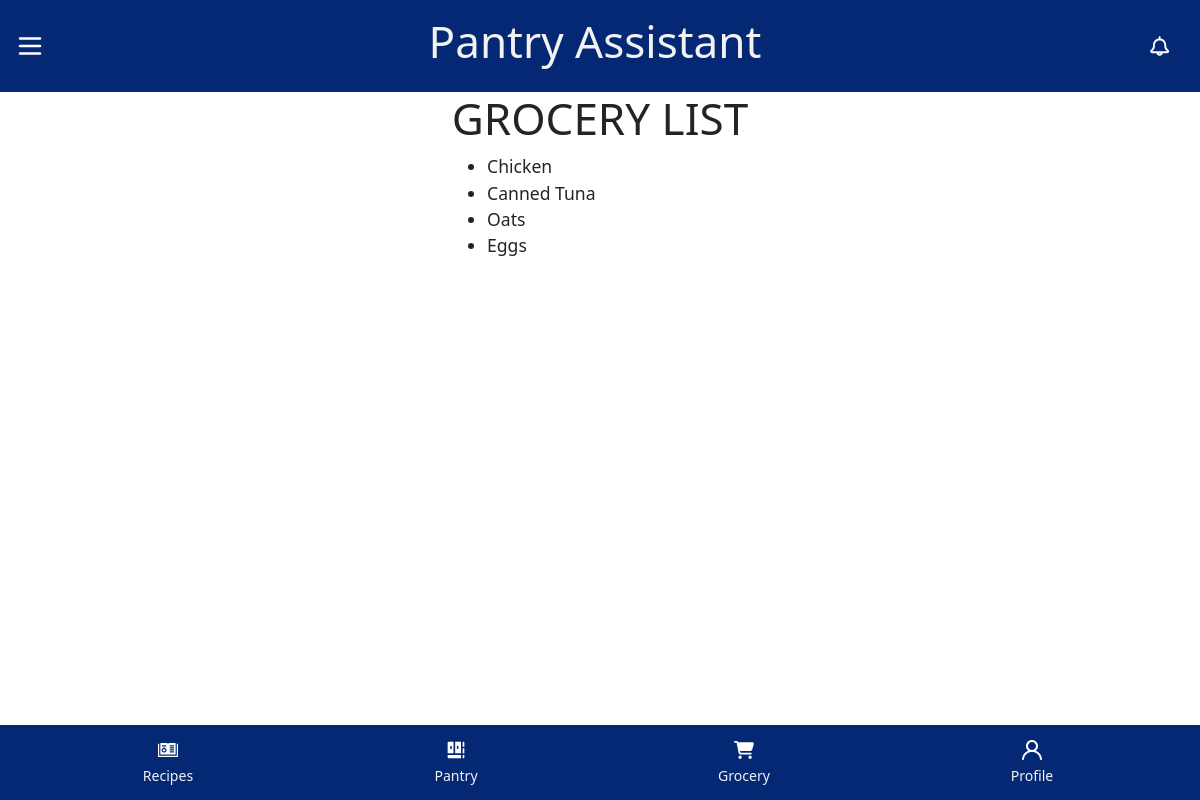
/grocery_list/ (signed in), run on an earlier commit of the app's database.
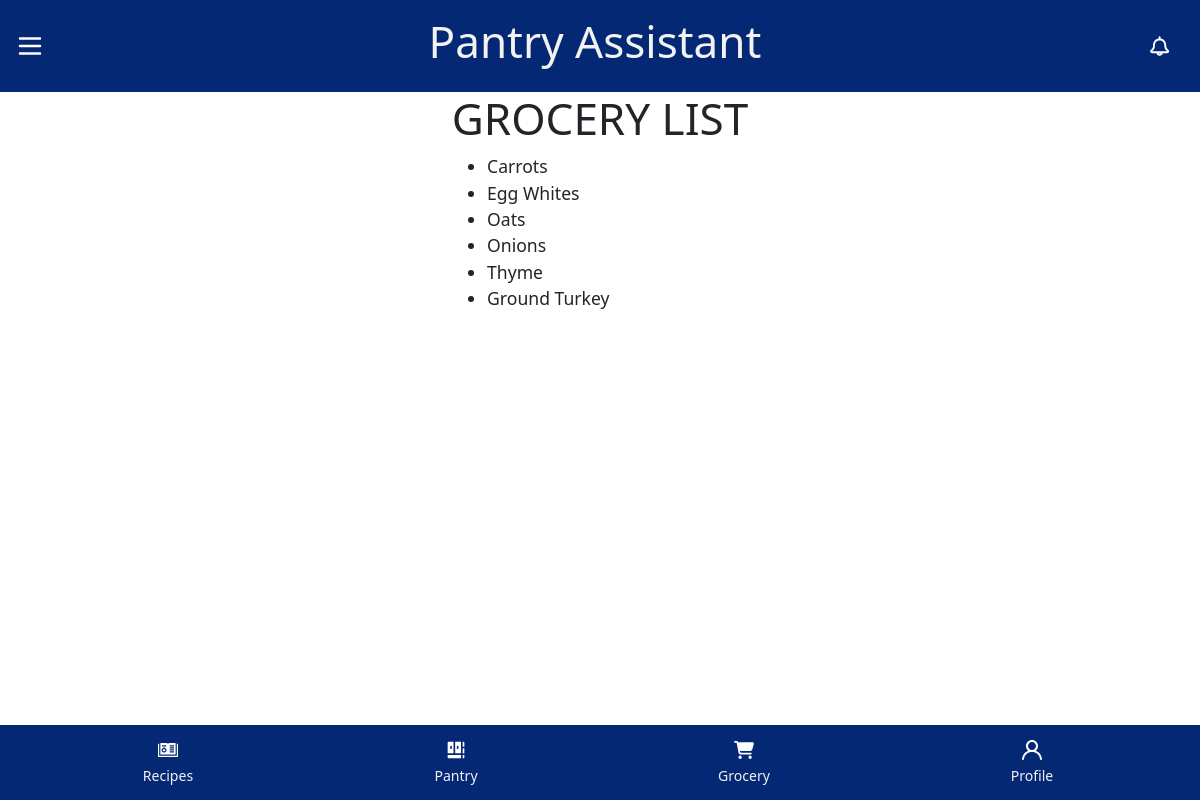
And on a later commit of the database.
### pantry/models.py (models this page shows, shortened)
class PantryItem(models.Model):
    user = models.ForeignKey(User, on_delete=models.CASCADE)
    name = models.CharField(max_length=100)
    in_stock = models.BooleanField(default=True)
    quantity = models.IntegerField(default='', blank=True, null=True)
    units = models.CharField(max_length=50, default="", blank=True, null=True)
    expiration_date = models.DateField(blank=True, null=True)

### pantry/views.py (the view)
# urls.py: path('grocery_list/', views.grocery_list, name="grocery_list"),
@login_required(login_url='login')
def grocery_list(request):
    out_of_stock_items = PantryItem.objects.filter(user=request.user, in_stock=False)
    context = {
        "out_of_stock_items" : out_of_stock_items,
    }
    return render(request, 'pantry/grocery_list.html', context=context)

### pantry/templates/pantry/grocery_list.html
{% extends "pantry/authenticated_base.html" %}
{% load static %}
{% block link %}
    <link rel="stylesheet" href="{% static 'css/styles_grocery.css' %}">
{% endblock %}
{% block content %}
<h1>GROCERY LIST</h1>
    {% if out_of_stock_items %}
        <ul>
            {% for item in out_of_stock_items %}
                <li>{{item.name|title}}</li>
            {% endfor %}
        </ul>
    {% else %}
        <p>All items in your pantry are currently stocked.</p>
    {% endif %}
{% endblock %}

What changed in the data, as far as the page shows it:
no longer on this page (row edited): PantryItem: name "Chicken"
no longer on this page (row edited): PantryItem: name "Canned Tuna"
no longer on this page (row edited): PantryItem: name "Eggs"
now on this page (row edited): PantryItem: name "Carrots"
now on this page (row edited): PantryItem: name "Egg Whites"
now on this page (row edited): PantryItem: name "Onions"
added PantryItem: name "Thyme"
added PantryItem: name "Ground Turkey"
